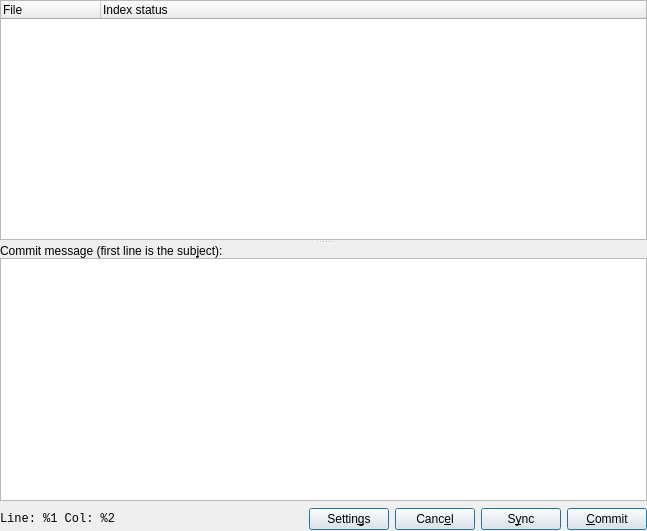
<ui version="4.0" >
 <class>CommitBase</class>
 <widget class="QWidget" name="CommitBase" >
  <property name="geometry" >
   <rect>
    <x>0</x>
    <y>0</y>
    <width>647</width>
    <height>531</height>
   </rect>
  </property>
  <property name="windowTitle" >
   <string>Commit changes</string>
  </property>
  <property name="windowIcon" >
   <iconset/>
  </property>
  <layout class="QHBoxLayout" >
   <property name="margin" >
    <number>0</number>
   </property>
   <property name="spacing" >
    <number>0</number>
   </property>
   <item>
    <layout class="QVBoxLayout" >
     <property name="margin" >
      <number>0</number>
     </property>
     <property name="spacing" >
      <number>6</number>
     </property>
     <item>
      <widget class="QSplitter" name="splitter" >
       <property name="orientation" >
        <enum>Qt::Vertical</enum>
       </property>
       <widget class="QTreeWidget" name="treeWidgetFiles" >
        <property name="contextMenuPolicy" >
         <enum>Qt::CustomContextMenu</enum>
        </property>
        <property name="toolTip" >
         <string>Check files to commit</string>
        </property>
        <property name="showDropIndicator" stdset="0" >
         <bool>false</bool>
        </property>
        <property name="rootIsDecorated" >
         <bool>false</bool>
        </property>
        <property name="allColumnsShowFocus" >
         <bool>true</bool>
        </property>
        <property name="columnCount" >
         <number>2</number>
        </property>
        <column>
         <property name="text" >
          <string>File</string>
         </property>
        </column>
        <column>
         <property name="text" >
          <string>Index status</string>
         </property>
        </column>
       </widget>
       <widget class="QWidget" name="layoutWidget" >
        <layout class="QVBoxLayout" >
         <property name="margin" >
          <number>0</number>
         </property>
         <property name="spacing" >
          <number>0</number>
         </property>
         <item>
          <widget class="QLabel" name="textLabelMsg" >
           <property name="text" >
            <string>Commit message (first line is the sub&amp;ject):</string>
           </property>
           <property name="wordWrap" >
            <bool>false</bool>
           </property>
           <property name="buddy" >
            <cstring>textEditMsg</cstring>
           </property>
          </widget>
         </item>
         <item>
          <widget class="QTextEdit" name="textEditMsg" >
           <property name="toolTip" >
            <string>Lines starting with '#' will be ignored</string>
           </property>
           <property name="lineWrapMode" >
            <enum>QTextEdit::NoWrap</enum>
           </property>
           <property name="readOnly" >
            <bool>false</bool>
           </property>
           <property name="acceptRichText" >
            <bool>false</bool>
           </property>
          </widget>
         </item>
        </layout>
       </widget>
      </widget>
     </item>
     <item>
      <layout class="QHBoxLayout" >
       <property name="margin" >
        <number>0</number>
       </property>
       <property name="spacing" >
        <number>6</number>
       </property>
       <item>
        <widget class="QLabel" name="textLabelLineCol" >
         <property name="minimumSize" >
          <size>
           <width>150</width>
           <height>24</height>
          </size>
         </property>
         <property name="font" >
          <font>
           <family>Monospace</family>
          </font>
         </property>
         <property name="frameShadow" >
          <enum>QFrame::Sunken</enum>
         </property>
         <property name="text" >
          <string>Line: %1 Col: %2</string>
         </property>
         <property name="wordWrap" >
          <bool>false</bool>
         </property>
        </widget>
       </item>
       <item>
        <spacer>
         <property name="orientation" >
          <enum>Qt::Horizontal</enum>
         </property>
         <property name="sizeType" >
          <enum>QSizePolicy::Expanding</enum>
         </property>
         <property name="sizeHint" >
          <size>
           <width>30</width>
           <height>20</height>
          </size>
         </property>
        </spacer>
       </item>
       <item>
        <widget class="QPushButton" name="pushButtonSettings" >
         <property name="sizePolicy" >
          <sizepolicy>
           <hsizetype>0</hsizetype>
           <vsizetype>0</vsizetype>
           <horstretch>0</horstretch>
           <verstretch>0</verstretch>
          </sizepolicy>
         </property>
         <property name="text" >
          <string>Settin&amp;gs</string>
         </property>
         <property name="shortcut" >
          <string>Alt+G</string>
         </property>
         <property name="autoDefault" >
          <bool>false</bool>
         </property>
         <property name="default" >
          <bool>true</bool>
         </property>
        </widget>
       </item>
       <item>
        <widget class="QPushButton" name="pushButtonCancel" >
         <property name="sizePolicy" >
          <sizepolicy>
           <hsizetype>0</hsizetype>
           <vsizetype>0</vsizetype>
           <horstretch>0</horstretch>
           <verstretch>0</verstretch>
          </sizepolicy>
         </property>
         <property name="text" >
          <string>Canc&amp;el</string>
         </property>
         <property name="shortcut" >
          <string>Alt+E</string>
         </property>
         <property name="autoDefault" >
          <bool>false</bool>
         </property>
         <property name="default" >
          <bool>true</bool>
         </property>
        </widget>
       </item>
       <item>
        <widget class="QPushButton" name="pushButtonUpdateCache" >
         <property name="sizePolicy" >
          <sizepolicy>
           <hsizetype>0</hsizetype>
           <vsizetype>0</vsizetype>
           <horstretch>0</horstretch>
           <verstretch>0</verstretch>
          </sizepolicy>
         </property>
         <property name="toolTip" >
          <string>Update cache for selected files</string>
         </property>
         <property name="text" >
          <string>S&amp;ync</string>
         </property>
         <property name="shortcut" >
          <string>Alt+Y</string>
         </property>
         <property name="autoDefault" >
          <bool>false</bool>
         </property>
         <property name="default" >
          <bool>true</bool>
         </property>
        </widget>
       </item>
       <item>
        <widget class="QPushButton" name="pushButtonOk" >
         <property name="sizePolicy" >
          <sizepolicy>
           <hsizetype>0</hsizetype>
           <vsizetype>0</vsizetype>
           <horstretch>0</horstretch>
           <verstretch>0</verstretch>
          </sizepolicy>
         </property>
         <property name="toolTip" >
          <string>Commit selected files</string>
         </property>
         <property name="text" >
          <string>&amp;Commit</string>
         </property>
         <property name="shortcut" >
          <string>Alt+C</string>
         </property>
         <property name="autoDefault" >
          <bool>false</bool>
         </property>
         <property name="default" >
          <bool>true</bool>
         </property>
        </widget>
       </item>
      </layout>
     </item>
    </layout>
   </item>
  </layout>
 </widget>
 <layoutdefault spacing="6" margin="11" />
 <tabstops>
  <tabstop>pushButtonCancel</tabstop>
  <tabstop>pushButtonUpdateCache</tabstop>
  <tabstop>pushButtonOk</tabstop>
 </tabstops>
 <resources/>
 <connections>
  <connection>
   <sender>pushButtonOk</sender>
   <signal>clicked()</signal>
   <receiver>CommitBase</receiver>
   <slot>pushButtonOk_clicked()</slot>
   <hints>
    <hint type="sourcelabel" >
     <x>20</x>
     <y>20</y>
    </hint>
    <hint type="destinationlabel" >
     <x>20</x>
     <y>20</y>
    </hint>
   </hints>
  </connection>
  <connection>
   <sender>pushButtonCancel</sender>
   <signal>clicked()</signal>
   <receiver>CommitBase</receiver>
   <slot>pushButtonCancel_clicked()</slot>
   <hints>
    <hint type="sourcelabel" >
     <x>20</x>
     <y>20</y>
    </hint>
    <hint type="destinationlabel" >
     <x>20</x>
     <y>20</y>
    </hint>
   </hints>
  </connection>
  <connection>
   <sender>pushButtonUpdateCache</sender>
   <signal>clicked()</signal>
   <receiver>CommitBase</receiver>
   <slot>pushButtonUpdateCache_clicked()</slot>
   <hints>
    <hint type="sourcelabel" >
     <x>20</x>
     <y>20</y>
    </hint>
    <hint type="destinationlabel" >
     <x>20</x>
     <y>20</y>
    </hint>
   </hints>
  </connection>
  <connection>
   <sender>pushButtonSettings</sender>
   <signal>clicked()</signal>
   <receiver>CommitBase</receiver>
   <slot>pushButtonSettings_clicked()</slot>
   <hints>
    <hint type="sourcelabel" >
     <x>20</x>
     <y>20</y>
    </hint>
    <hint type="destinationlabel" >
     <x>20</x>
     <y>20</y>
    </hint>
   </hints>
  </connection>
 </connections>
</ui>
